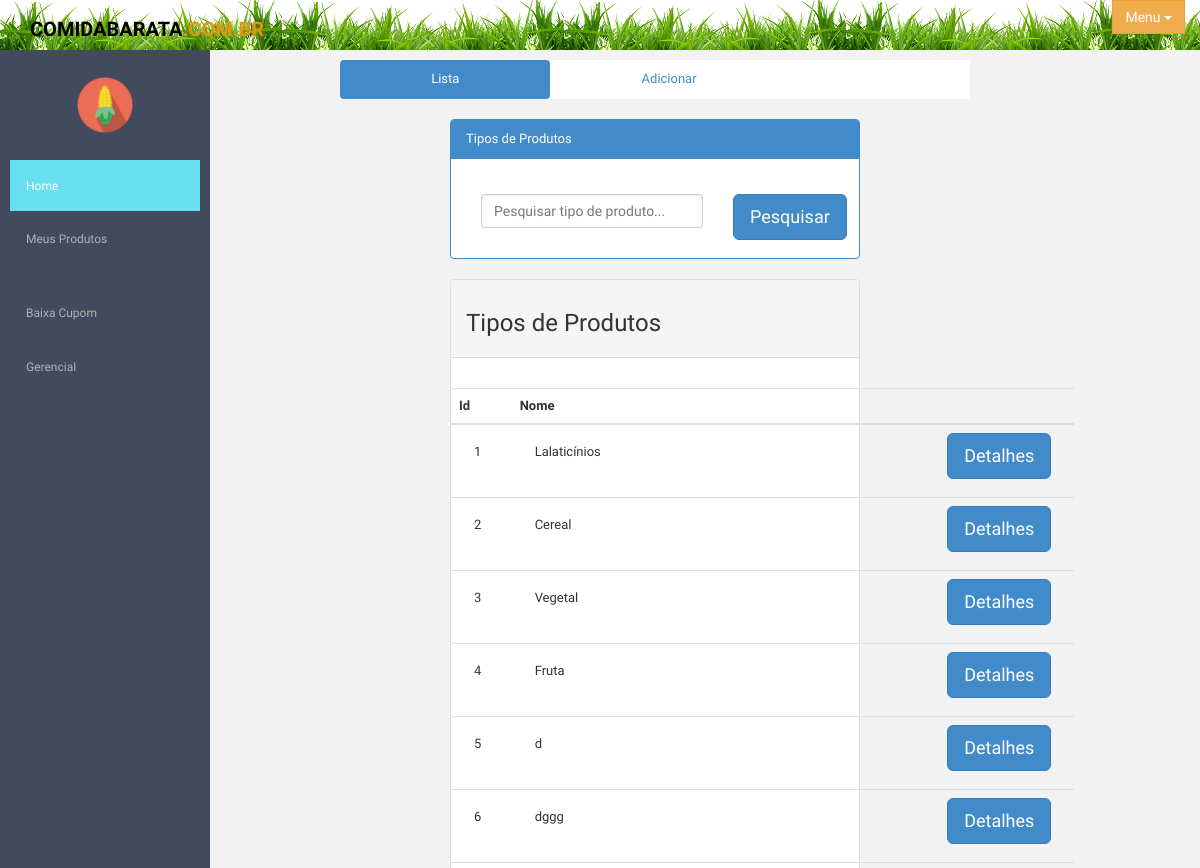
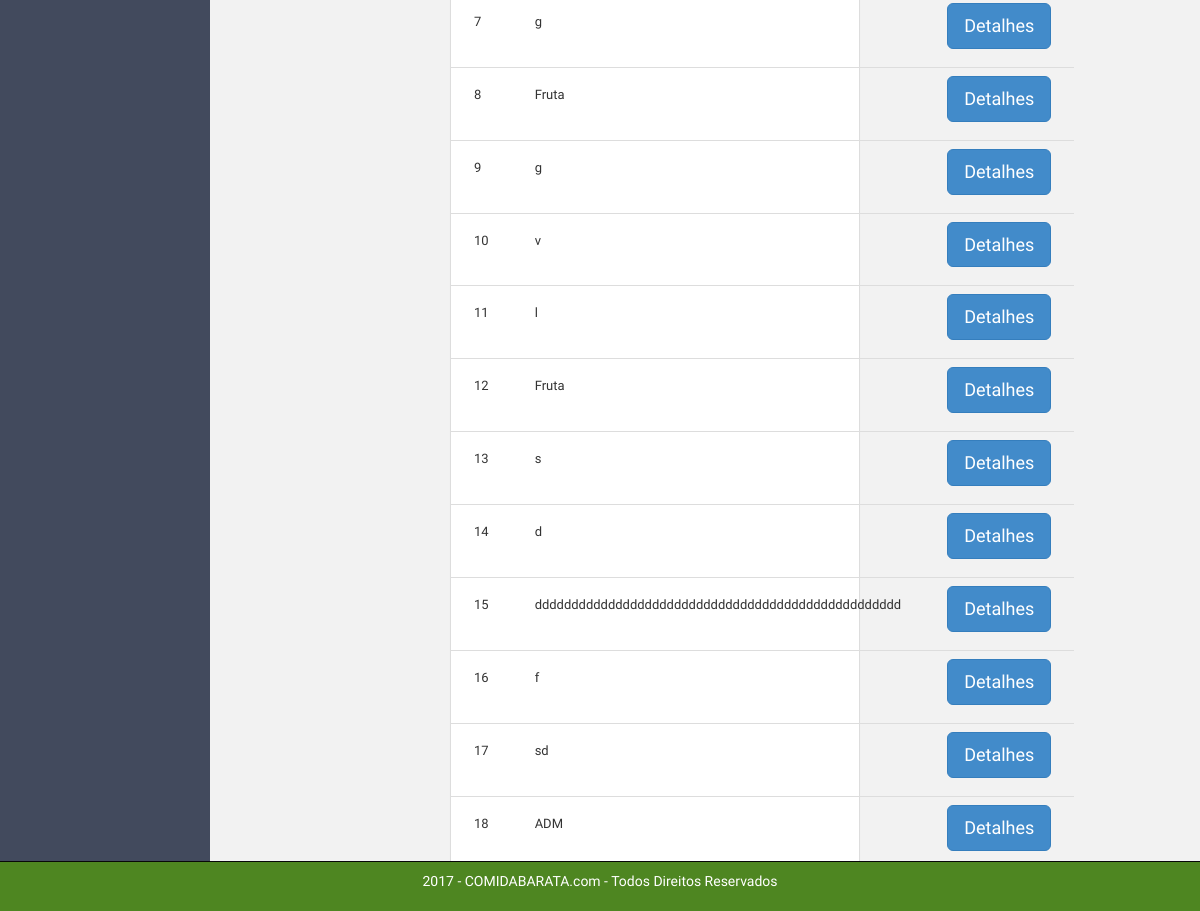
Before: /produto/tipoProdutoLista with the older database file (2 pictures, top to bottom).
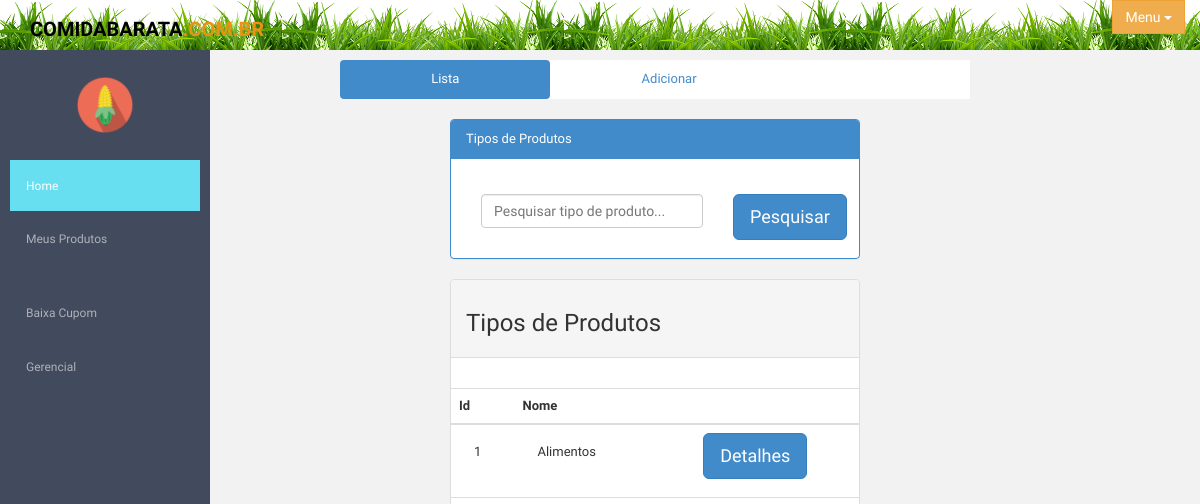
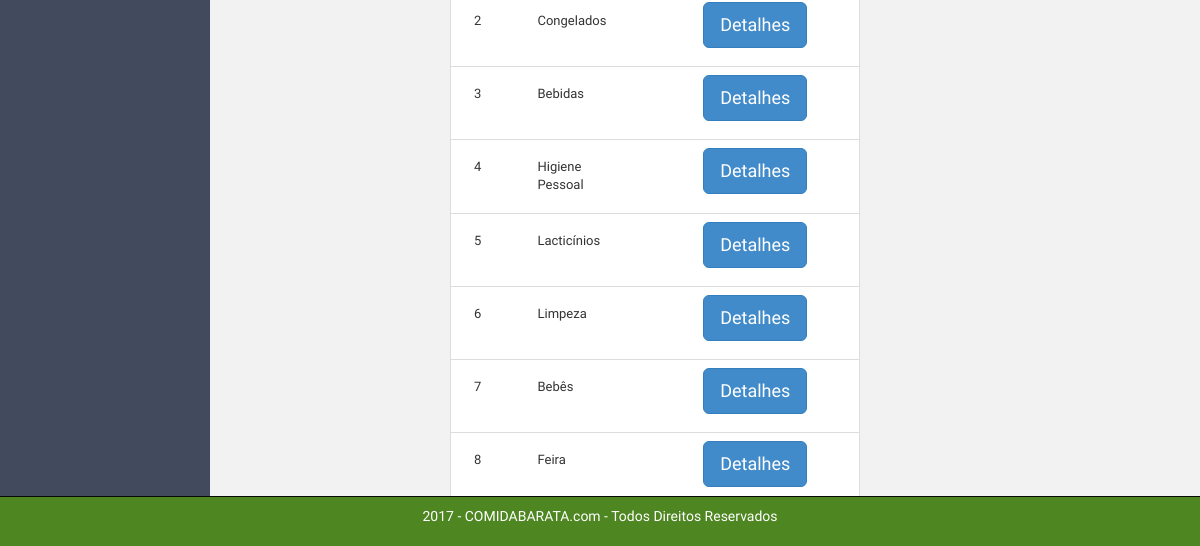
After: the same page with the newer database file (2 pictures, top to bottom).
### tables this page shows
CREATE TABLE `tipo_produto` (
  `tipo_produto_id` int(11) NOT NULL,
  `tipo_produto_nome` varchar(50) NOT NULL,
  `tipo_produto_status` tinyint(1) NOT NULL
);

### application/controllers/Produto.php (called while the page is built, shortened)
<?php
class Produto extends CI_Controller {
    public function tipoProdutoLista() {
        $this->db->select('*');
        $dados['tipo_produto'] = $this->db->get('tipo_produto')->result();
        $this->load->view('inc/head-adm');
        $this->load->view('inc/menu_left');
        $this->load->view('adm/tipoProdutosLista', $dados);
        $this->load->view('inc/footer-adm');
    }
}

### index.php (called while the page is built, shortened)
<?php
require_once BASEPATH.'core/CodeIgniter.php';

### application/views/adm/tipoProdutosLista.php (the view)
<section id="container" >
    <section id="main-content">
        <section class="wrapper">
            <div>
                <ul class="nav nav-pills nav-justified" style="background-color: white">
                    <li role="presentation" class="active"><a href="<?= base_url(); ?>produto/tipoProdutoLista">Lista</a></li>
                    <li role="presentation"><a href="<?= base_url(); ?>produto/tipoProdutoAdd">Adicionar</a></li>
                    <li role="presentation"><a></a></li>
                </ul>
                <div class="row">
                    <div class="col-lg-8 main-chart col-lg-offset-2">
                        <div class="panel panel-primary">
                            <div class="panel-heading">Tipos de Produtos</div>
                            <div class="panel-body">
                                <form method="post" action="<?= base_url('produto/tipoProdutoPesquisa') ?>"
                                      enctype="multipart/form-data" style="margin-top: 20px;">
                                    <div class="col-sm-8">
                                        <div class="form-group">
                                            <input type="text" id="tipo_produto_nome" name="tipo_produto_nome"
                                                   class="form-control" placeholder="Pesquisar tipo de produto..." >
                                        </div>
                                    </div>
                                    <div class="col-md-3" align="right">
                                        <button type="submit" class="btn btn-primary btn-lg">Pesquisar</button>
                                    </div>
                                </form>
                            </div>
                        </div>
                    </div>
                </div>
            </div>
            <div class="row">
                <div class="col-sm-8 col-lg-offset-2" >
                    <div class="panel panel-default">
                        <div class="panel-heading"><h3>Tipos de Produtos</h3></div>
                        <div class="panel-body">
                        </div>
                        <table class="table table-responsive">
                            <thead>
                                <tr>
                                    <th>Id</th>
                                    <th>Nome</th>
                                    <th></th>
                                </tr>
                            </thead>
                            <tbody>
                                <?php foreach ($tipo_produto as $tipo) { ?>
                                    <tr>
                                        <td><p class="col-md-2" style="margin-top: 10px;"> <?= $tipo->tipo_produto_id; ?> </p></td>
                                        <td><p class="col-md-8" style="margin-top: 10px;"> <?= $tipo->tipo_produto_nome; ?> </p></td>
                                        <td><p class="col-md-2"><a href="<?= base_url('produto/tipoProdutosUpdate/' . $tipo->tipo_produto_id) ?>" class="btn btn-lg btn-primary btn-group ">Detalhes</a></p></td>
                                    </tr>
                                <?php } ?>
                            </tbody>
                        </table>
                    </div>
                </div>
            </div>
        </section>
    </section>
</section>

### application/views/inc/head-adm.php (shortened to what this page needs)
<!DOCTYPE html>
<html lang="en">
    <head>
        <link href="<?= base_url(); ?>assets-adm/css/bootstrap.css" rel="stylesheet">
        <link href="<?= base_url(); ?>assets-adm/css/style.css" rel="stylesheet">
        <link href="<?= base_url(); ?>assets-adm/css/style-responsive.css" rel="stylesheet">
        <link href="<?= base_url(); ?>assets-adm/css/style-comidabarata.css" rel="stylesheet">
    </head>
    <body>
        <header class="header black-bg">
            <div class="sidebar-toggle-box">
            </div>
            <a href="<?= base_url(); ?>" class="logo"><b>COMIDABARATA<span>.com.br</span></b></a>
            <div class="btn-group pull-right top-menu" role="group" aria-label="...">
                <div class="btn-group" role="group">
                    <button type="button" class="btn btn-warning dropdown-toggle" data-toggle="dropdown" aria-haspopup="true" aria-expanded="false">
                        Menu
                        <span class="caret"></span>
                    </button>
                </div>
            </div>
        </header>

### application/views/inc/menu_left.php (shortened to what this page needs)
<aside>
    <div id="sidebar"  class="nav-collapse ">
        <ul class="sidebar-menu" id="nav-accordion">
            <p class="centered"><a href="#"><img src="<?= base_url(); ?>assets-adm/img/milho.png" class="img-circle" width="60"></a></p>
            <li class="mt">
                <a class="active" href="#">
                    <i class="fa fa-dashboard"></i>
                    <span>Home</span>
                </a>
            </li>
            <li class="sub-menu">
                <a href="javascript:;" >
                    <i class="fa fa-desktop"></i>
                    <span>Meus Produtos</span>
                </a>
            </li>
            <li class="mt">
                <a class="" href="<?= base_url(); ?>produto/cupomPorEmpresa">
                    <i class="fa fa-dashboard"></i>
                    <span>Baixa Cupom</span>
                </a>
            </li>
            <li class="sub-menu">
                <a href="javascript:;" >
                    <i class="fa fa-desktop"></i>
                    <span>Gerencial</span>
                </a>
            </li>
        </ul>
    </div>
</aside>
<div class="col-lg-9 col-lg-offset-1">

### application/views/inc/footer-adm.php (shortened to what this page needs)
</div>
<footer class="site-footer navbar navbar-inverse navbar-fixed-bottom">
    <div class="text-center">
        <h5>2017 - COMIDABARATA.com - Todos Direitos Reservados</h5>
    </div>
</footer>
</body>
</html>

### assets-adm/css/style.css (style rules this page uses)
body { background: #f2f2f2; font-family: 'Ruda', sans-serif; padding: 0px !important; margin: 0px !important; font-size:13px; }
ul li { list-style: none; }
a, a:hover, a:focus { text-decoration: none; outline: none; }
#container { width: 100%; height: 100%; }
.centered { text-align: center; }
.mt { margin-top: 25px; }
#sidebar { width: 210px; height: 100%; position: fixed; background: #424a5d; }
#sidebar ul li { position: relative; }
ul.sidebar-menu , ul.sidebar-menu li ul.sub { margin: -2px 0 0; padding: 0; }
ul.sidebar-menu { margin-top: 75px; }
ul.sidebar-menu li { margin-bottom: 5px; margin-left:10px; margin-right:10px; }
ul.sidebar-menu li.sub-menu { line-height: 15px; }
ul.sidebar-menu li a span { display: inline-block; }
ul.sidebar-menu li a { color: #aeb2b7; text-decoration: none; display: block; padding: 15px 0 15px 10px; font-size: 12px; outline: none; -webkit-transition: all 0.3s ease; -moz-transition: all 0.3s ease; -o-transition: all 0.3s ease; -ms-transition: all 0.3s ease; transition: all 0.3s ease; }
ul.sidebar-menu li a.active, ul.sidebar-menu li a:hover, ul.sidebar-menu li a:focus { background: #68dff0; color: #fff; display: block; -webkit-transition: all 0.3s ease; -moz-transition: all 0.3s ease; -o-transition: all 0.3s ease; -ms-transition: all 0.3s ease; transition: all 0.3s ease; }
ul.sidebar-menu li a i { font-size: 15px; padding-right: 6px; }
ul.sidebar-menu li a.active i { color: #fff; }
#main-content { margin-left: 210px; }
.header, .footer { min-height: 60px; padding: 0 15px; }
.header { position: fixed; left: 0; right: 0; z-index: 1002; }
.black-bg { background-repeat: repeat-x; background-image: url(../../images/grama.png); }
.wrapper { display: inline-block; margin-top: 60px; padding-left: 15px; padding-right: 15px; padding-bottom: 15px; padding-top: 0px; width: 100%; }
a.logo { font-size: 20px; color: #000; float: left; margin-top: 15px; text-transform: uppercase; }
a.logo b { font-weight: 900; }
a.logo span { color: #EA9215; }
.sidebar-toggle-box { float: left; padding-right: 15px; margin-top: 20px; }
.main-chart { padding-top: 20px; }
.site-footer { background: #4e8621; color: #fff; padding: 2px 0; }

Changed rows visible on the page:
removed tipo_produto: tipo_produto_id "9", tipo_produto_nome "g"
removed tipo_produto: tipo_produto_id "10", tipo_produto_nome "v"
removed tipo_produto: tipo_produto_id "11", tipo_produto_nome "l"
removed tipo_produto: tipo_produto_id "12", tipo_produto_nome "Fruta"
removed tipo_produto: tipo_produto_id "13", tipo_produto_nome "s"
removed tipo_produto: tipo_produto_id "14", tipo_produto_nome "d"
removed tipo_produto: tipo_produto_id "15", tipo_produto_nome "dddddddddddddddddddddddddddddddddddddddddddddddddd"
removed tipo_produto: tipo_produto_id "16", tipo_produto_nome "f"
removed tipo_produto: tipo_produto_id "17", tipo_produto_nome "sd"
removed tipo_produto: tipo_produto_id "18", tipo_produto_nome "ADM"
changed tipo_produto id 1: tipo_produto_nome "Lalaticínios" → "Alimentos"
changed tipo_produto id 2: tipo_produto_nome "Cereal" → "Congelados"
changed tipo_produto id 3: tipo_produto_nome "Vegetal" → "Bebidas"
changed tipo_produto id 4: tipo_produto_nome "Fruta" → "Higiene Pessoal"
changed tipo_produto id 5: tipo_produto_nome "d" → "Lacticínios"
changed tipo_produto id 6: tipo_produto_nome "dggg" → "Limpeza"
changed tipo_produto id 7: tipo_produto_nome "g" → "Bebês"
changed tipo_produto id 8: tipo_produto_nome "Fruta" → "Feira"
